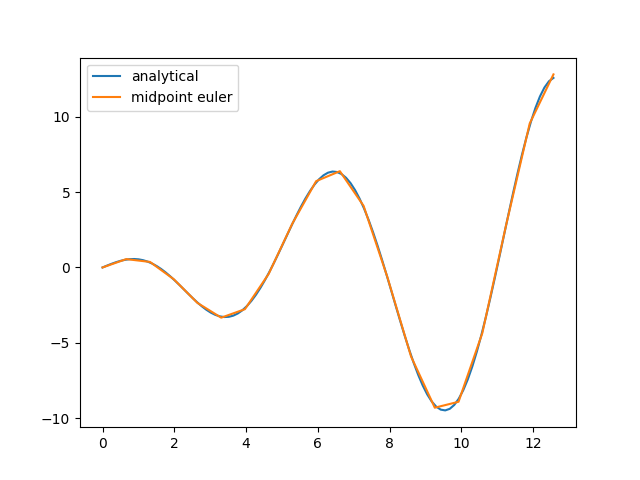

Python code for this plot:
import numpy as np
import matplotlib.pyplot as plt

class ODESolver:
    def __init__(self, f):
        self.f = f
        
    def advance(self):
        """Advance solution one time step."""
        raise NotImplementedError # implement in subclass
    
    def set_initial_condition(self, U0):
        self.U0 = float(U0)
        
    def solve(self, time_points):
        self.t = np.asarray(time_points)
        N =len(self.t)
        self.u = np.zeros(N)
        # Assume that self.t[0] corresponds to self.U0
        self.u[0] = self.U0
        
        # Time loop
        for n in range(N-1):
            self.n = n
            self.u[n+1] = self.advance()
        return self.u, self.t

class MidpointEuler(ODESolver):
    def advance(self):
        u, f, n, t = self.u, self.f, self.n, self.t
        
        dt = t[n+1] - t[n]
        k1 = f(u[n], t[n])
        k2 = f(u[n] + dt/2*k1, t[n] + dt/2)
        unew = u[n] + dt*k2
        return unew


analytical = lambda t: t*np.cos(t)
t = np.linspace(0, 4*np.pi, 101)
plt.plot(t, analytical(t), label="analytical")

mid_euler = MidpointEuler(lambda u,t: np.cos(t) - t*np.sin(t))
t = np.linspace(0, 4*np.pi, 20)
mid_euler.set_initial_condition(0)
u,t = mid_euler.solve(t)
plt.plot(t, u, label="midpoint euler")

plt.legend()
plt.savefig("Midpoint.png")
plt.show()

'''
(base) corybalaton@Corys-MacBook-Pro Uke 47 % /usr/local/bin/python3 "/Users/corybalaton/Documents/UiO/IN1900/Uke 47/Midpoint.py"
'''